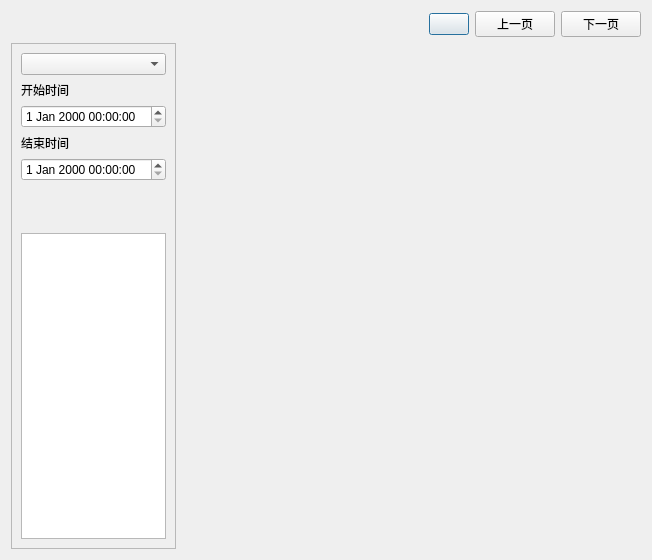
<?xml version="1.0" encoding="UTF-8"?>
<ui version="4.0">
 <class>w_rpt_report_frame</class>
 <widget class="QDialog" name="w_rpt_report_frame">
  <property name="geometry">
   <rect>
    <x>0</x>
    <y>0</y>
    <width>652</width>
    <height>560</height>
   </rect>
  </property>
  <property name="windowTitle">
   <string>Dialog</string>
  </property>
  <layout class="QVBoxLayout" name="verticalLayout">
   <item>
    <layout class="QHBoxLayout" name="horizontalLayout_2">
     <item>
      <widget class="lds_toolbar" name="widget"/>
     </item>
     <item>
      <spacer name="horizontalSpacer">
       <property name="orientation">
        <enum>Qt::Horizontal</enum>
       </property>
       <property name="sizeHint" stdset="0">
        <size>
         <width>40</width>
         <height>20</height>
        </size>
       </property>
      </spacer>
     </item>
     <item>
      <widget class="w_rpt_report_frame_btn_pageindex" name="pushButton_step">
       <property name="text">
        <string/>
       </property>
       <property name="outer_stylesheet" stdset="0">
        <string>pushbutton</string>
       </property>
      </widget>
     </item>
     <item>
      <widget class="lds_toolbar_button" name="pushButton_up">
       <property name="text">
        <string>上一页</string>
       </property>
       <property name="outer_stylesheet" stdset="0">
        <string>pushbutton</string>
       </property>
      </widget>
     </item>
     <item>
      <widget class="lds_toolbar_button" name="pushButton_down">
       <property name="text">
        <string>下一页</string>
       </property>
       <property name="outer_stylesheet" stdset="0">
        <string>pushbutton</string>
       </property>
      </widget>
     </item>
    </layout>
   </item>
   <item>
    <layout class="QHBoxLayout" name="horizontalLayout" stretch="0,1">
     <item>
      <widget class="QFrame" name="frame">
       <property name="frameShape">
        <enum>QFrame::StyledPanel</enum>
       </property>
       <property name="frameShadow">
        <enum>QFrame::Raised</enum>
       </property>
       <property name="outer_stylesheet" stdset="0">
        <string>frame_back_round</string>
       </property>
       <layout class="QVBoxLayout" name="verticalLayout_2" stretch="0,0,0,0,0,0,0,1">
        <item>
         <widget class="lds_ComboBox" name="comboBox"/>
        </item>
        <item>
         <widget class="QLabel" name="label">
          <property name="text">
           <string>开始时间</string>
          </property>
         </widget>
        </item>
        <item>
         <widget class="lds_datetimeEdit" name="dateTimeEdit"/>
        </item>
        <item>
         <widget class="QLabel" name="label_2">
          <property name="text">
           <string>结束时间</string>
          </property>
         </widget>
        </item>
        <item>
         <widget class="lds_datetimeEdit" name="dateTimeEdit_2"/>
        </item>
        <item>
         <widget class="QFrame" name="frame_other">
          <property name="frameShape">
           <enum>QFrame::NoFrame</enum>
          </property>
          <property name="frameShadow">
           <enum>QFrame::Raised</enum>
          </property>
         </widget>
        </item>
        <item>
         <spacer name="verticalSpacer">
          <property name="orientation">
           <enum>Qt::Vertical</enum>
          </property>
          <property name="sizeHint" stdset="0">
           <size>
            <width>20</width>
            <height>40</height>
           </size>
          </property>
         </spacer>
        </item>
        <item>
         <widget class="lds_tableView" name="tableView_sum">
          <property name="sizePolicy">
           <sizepolicy hsizetype="Ignored" vsizetype="Expanding">
            <horstretch>0</horstretch>
            <verstretch>0</verstretch>
           </sizepolicy>
          </property>
         </widget>
        </item>
       </layout>
      </widget>
     </item>
     <item>
      <widget class="QStackedWidget" name="stackedWidget">
       <property name="currentIndex">
        <number>-1</number>
       </property>
      </widget>
     </item>
    </layout>
   </item>
  </layout>
 </widget>
 <customwidgets>
  <customwidget>
   <class>lds_ComboBox</class>
   <extends>QComboBox</extends>
   <header>lds_combobox.h</header>
  </customwidget>
  <customwidget>
   <class>lds_toolbar</class>
   <extends>QFrame</extends>
   <header>lds_toolbar.h</header>
   <container>1</container>
  </customwidget>
  <customwidget>
   <class>lds_toolbar_button</class>
   <extends>QPushButton</extends>
   <header>lds_toolbar_button.h</header>
  </customwidget>
  <customwidget>
   <class>lds_tableView</class>
   <extends>QTableView</extends>
   <header>lds_tableview.h</header>
  </customwidget>
  <customwidget>
   <class>lds_datetimeEdit</class>
   <extends>QDateTimeEdit</extends>
   <header>lds_datetimeedit.h</header>
  </customwidget>
  <customwidget>
   <class>w_rpt_report_frame_btn_pageindex</class>
   <extends>QPushButton</extends>
   <header>w_rpt_report_frame_btn_pageindex.h</header>
  </customwidget>
 </customwidgets>
 <resources/>
 <connections/>
</ui>
